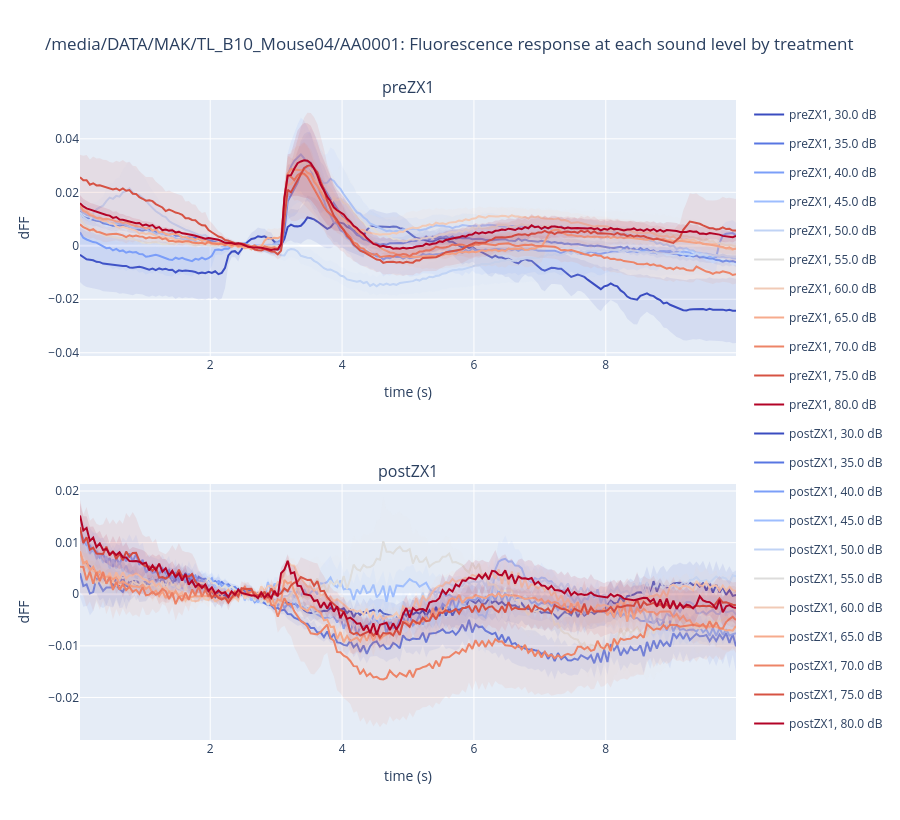

This figure's notebook cell:
### Code cell
# without ROI selection
e0.plotDF_levelByTreatment()

### Figure 1 — Plotly figure (JSON) as saved in the notebook; plotly's stock layout.template omitted (floating-point values rounded to 4 significant figures; data arrays with more than 128 entries replaced by an {"elided": "..."} marker saying what was removed)
{"data": [{"legendgroup": "preZX1, 30.0 dB", "line": {"color": "rgb(58, 76, 192)"}, "mode": "lines", "name": "preZX1, 30.0 dB", "showlegend": true, "type": "scatter", "x": {"elided": "200 float values"}, "xaxis": "x", "y": {"elided": "200 float values"}, "yaxis": "y"}, {"legendgroup": "preZX1, 30.0 dB", "line": {"width": 0}, "mode": "lines", "name": "preZX1, 30.0 dB", "showlegend": false, "type": "scatter", "x": {"elided": "200 float values"}, "xaxis": "x", "y": {"elided": "200 float values"}, "yaxis": "y"}, {"fill": "tonexty", "fillcolor": "rgba(58, 76, 192, 0.1)", "legendgroup": "preZX1, 30.0 dB", "line": {"width": 0}, "mode": "lines", "name": "preZX1, 30.0 dB", "showlegend": false, "type": "scatter", "x": {"elided": "200 float values"}, "xaxis": "x", "y": {"elided": "200 float values"}, "yaxis": "y"}, {"legendgroup": "preZX1, 35.0 dB", "line": {"color": "rgb(88, 118, 226)"}, "mode": "lines", "name": "preZX1, 35.0 dB", "showlegend": true, "type": "scatter", "x": {"elided": "200 float values"}, "xaxis": "x", "y": {"elided": "200 float values"}, "yaxis": "y"}, {"legendgroup": "preZX1, 35.0 dB", "line": {"width": 0}, "mode": "lines", "name": "preZX1, 35.0 dB", "showlegend": false, "type": "scatter", "x": {"elided": "200 float values"}, "xaxis": "x", "y": {"elided": "200 float values"}, "yaxis": "y"}, {"fill": "tonexty", "fillcolor": "rgba(88, 118, 226, 0.1)", "legendgroup": "preZX1, 35.0 dB", "line": {"width": 0}, "mode": "lines", "name": "preZX1, 35.0 dB", "showlegend": false, "type": "scatter", "x": {"elided": "200 float values"}, "xaxis": "x", "y": {"elided": "200 float values"}, "yaxis": "y"}, {"legendgroup": "preZX1, 40.0 dB", "line": {"color": "rgb(123, 158, 248)"}, "mode": "lines", "name": "preZX1, 40.0 dB", "showlegend": true, "type": "scatter", "x": {"elided": "200 float values"}, "xaxis": "x", "y": {"elided": "200 float values"}, "yaxis": "y"}, {"legendgroup": "preZX1, 40.0 dB", "line": {"width": 0}, "mode": "lines", "name": "preZX1, 40.0 dB", "showlegend": false, "type": "scatter", "x": {"elided": "200 float values"}, "xaxis": "x", "y": {"elided": "200 float values"}, "yaxis": "y"}, {"fill": "tonexty", "fillcolor": "rgba(123, 158, 248, 0.1)", "legendgroup": "preZX1, 40.0 dB", "line": {"width": 0}, "mode": "lines", "name": "preZX1, 40.0 dB", "showlegend": false, "type": "scatter", "x": {"elided": "200 float values"}, "xaxis": "x", "y": {"elided": "200 float values"}, "yaxis": "y"}, {"legendgroup": "preZX1, 45.0 dB", "line": {"color": "rgb(157, 189, 254)"}, "mode": "lines", "name": "preZX1, 45.0 dB", "showlegend": true, "type": "scatter", "x": {"elided": "200 float values"}, "xaxis": "x", "y": {"elided": "200 float values"}, "yaxis": "y"}, {"legendgroup": "preZX1, 45.0 dB", "line": {"width": 0}, "mode": "lines", "name": "preZX1, 45.0 dB", "showlegend": false, "type": "scatter", "x": {"elided": "200 float values"}, "xaxis": "x", "y": {"elided": "200 float values"}, "yaxis": "y"}, {"fill": "tonexty", "fillcolor": "rgba(157, 189, 254, 0.1)", "legendgroup": "preZX1, 45.0 dB", "line": {"width": 0}, "mode": "lines", "name": "preZX1, 45.0 dB", "showlegend": false, "type": "scatter", "x": {"elided": "200 float values"}, "xaxis": "x", "y": {"elided": "200 float values"}, "yaxis": "y"}, {"legendgroup": "preZX1, 50.0 dB", "line": {"color": "rgb(192, 211, 245)"}, "mode": "lines", "name": "preZX1, 50.0 dB", "showlegend": true, "type": "scatter", "x": {"elided": "200 float values"}, "xaxis": "x", "y": {"elided": "200 float values"}, "yaxis": "y"}, {"legendgroup": "preZX1, 50.0 dB", "line": {"width": 0}, "mode": "lines", "name": "preZX1, 50.0 dB", "showlegend": false, "type": "scatter", "x": {"elided": "200 float values"}, "xaxis": "x", "y": {"elided": "200 float values"}, "yaxis": "y"}, {"fill": "tonexty", "fillcolor": "rgba(192, 211, 245, 0.1)", "legendgroup": "preZX1, 50.0 dB", "line": {"width": 0}, "mode": "lines", "name": "preZX1, 50.0 dB", "showlegend": false, "type": "scatter", "x": {"elided": "200 float values"}, "xaxis": "x", "y": {"elided": "200 float values"}, "yaxis": "y"}, {"legendgroup": "preZX1, 55.0 dB", "line": {"color": "rgb(221, 220, 219)"}, "mode": "lines", "name": "preZX1, 55.0 dB", "showlegend": true, "type": "scatter", "x": {"elided": "200 float values"}, "xaxis": "x", "y": {"elided": "200 float values"}, "yaxis": "y"}, {"legendgroup": "preZX1, 55.0 dB", "line": {"width": 0}, "mode": "lines", "name": "preZX1, 55.0 dB", "showlegend": false, "type": "scatter", "x": {"elided": "200 float values"}, "xaxis": "x", "y": {"elided": "200 float values"}, "yaxis": "y"}, {"fill": "tonexty", "fillcolor": "rgba(221, 220, 219, 0.1)", "legendgroup": "preZX1, 55.0 dB", "line": {"width": 0}, "mode": "lines", "name": "preZX1, 55.0 dB", "showlegend": false, "type": "scatter", "x": {"elided": "200 float values"}, "xaxis": "x", "y": {"elided": "200 float values"}, "yaxis": "y"}, {"legendgroup": "preZX1, 60.0 dB", "line": {"color": "rgb(241, 202, 182)"}, "mode": "lines", "name": "preZX1, 60.0 dB", "showlegend": true, "type": "scatter", "x": {"elided": "200 float values"}, "xaxis": "x", "y": {"elided": "200 float values"}, "yaxis": "y"}, {"legendgroup": "preZX1, 60.0 dB", "line": {"width": 0}, "mode": "lines", "name": "preZX1, 60.0 dB", "showlegend": false, "type": "scatter", "x": {"elided": "200 float values"}, "xaxis": "x", "y": {"elided": "200 float values"}, "yaxis": "y"}, {"fill": "tonexty", "fillcolor": "rgba(241, 202, 182, 0.1)", "legendgroup": "preZX1, 60.0 dB", "line": {"width": 0}, "mode": "lines", "name": "preZX1, 60.0 dB", "showlegend": false, "type": "scatter", "x": {"elided": "200 float values"}, "xaxis": "x", "y": {"elided": "200 float values"}, "yaxis": "y"}, {"legendgroup": "preZX1, 65.0 dB", "line": {"color": "rgb(246, 171, 141)"}, "mode": "lines", "name": "preZX1, 65.0 dB", "showlegend": true, "type": "scatter", "x": {"elided": "200 float values"}, "xaxis": "x", "y": {"elided": "200 float values"}, "yaxis": "y"}, {"legendgroup": "preZX1, 65.0 dB", "line": {"width": 0}, "mode": "lines", "name": "preZX1, 65.0 dB", "showlegend": false, "type": "scatter", "x": {"elided": "200 float values"}, "xaxis": "x", "y": {"elided": "200 float values"}, "yaxis": "y"}, {"fill": "tonexty", "fillcolor": "rgba(246, 171, 141, 0.1)", "legendgroup": "preZX1, 65.0 dB", "line": {"width": 0}, "mode": "lines", "name": "preZX1, 65.0 dB", "showlegend": false, "type": "scatter", "x": {"elided": "200 float values"}, "xaxis": "x", "y": {"elided": "200 float values"}, "yaxis": "y"}, {"legendgroup": "preZX1, 70.0 dB", "line": {"color": "rgb(237, 132, 103)"}, "mode": "lines", "name": "preZX1, 70.0 dB", "showlegend": true, "type": "scatter", "x": {"elided": "200 float values"}, "xaxis": "x", "y": {"elided": "200 float values"}, "yaxis": "y"}, {"legendgroup": "preZX1, 70.0 dB", "line": {"width": 0}, "mode": "lines", "name": "preZX1, 70.0 dB", "showlegend": false, "type": "scatter", "x": {"elided": "200 float values"}, "xaxis": "x", "y": {"elided": "200 float values"}, "yaxis": "y"}, {"fill": "tonexty", "fillcolor": "rgba(237, 132, 103, 0.1)", "legendgroup": "preZX1, 70.0 dB", "line": {"width": 0}, "mode": "lines", "name": "preZX1, 70.0 dB", "showlegend": false, "type": "scatter", "x": {"elided": "200 float values"}, "xaxis": "x", "y": {"elided": "200 float values"}, "yaxis": "y"}, {"legendgroup": "preZX1, 75.0 dB", "line": {"color": "rgb(214, 82, 67)"}, "mode": "lines", "name": "preZX1, 75.0 dB", "showlegend": true, "type": "scatter", "x": {"elided": "200 float values"}, "xaxis": "x", "y": {"elided": "200 float values"}, "yaxis": "y"}, {"legendgroup": "preZX1, 75.0 dB", "line": {"width": 0}, "mode": "lines", "name": "preZX1, 75.0 dB", "showlegend": false, "type": "scatter", "x": {"elided": "200 float values"}, "xaxis": "x", "y": {"elided": "200 float values"}, "yaxis": "y"}, {"fill": "tonexty", "fillcolor": "rgba(214, 82, 67, 0.1)", "legendgroup": "preZX1, 75.0 dB", "line": {"width": 0}, "mode": "lines", "name": "preZX1, 75.0 dB", "showlegend": false, "type": "scatter", "x": {"elided": "200 float values"}, "xaxis": "x", "y": {"elided": "200 float values"}, "yaxis": "y"}, {"legendgroup": "preZX1, 80.0 dB", "line": {"color": "rgb(179, 3, 38)"}, "mode": "lines", "name": "preZX1, 80.0 dB", "showlegend": true, "type": "scatter", "x": {"elided": "200 float values"}, "xaxis": "x", "y": {"elided": "200 float values"}, "yaxis": "y"}, {"legendgroup": "preZX1, 80.0 dB", "line": {"width": 0}, "mode": "lines", "name": "preZX1, 80.0 dB", "showlegend": false, "type": "scatter", "x": {"elided": "200 float values"}, "xaxis": "x", "y": {"elided": "200 float values"}, "yaxis": "y"}, {"fill": "tonexty", "fillcolor": "rgba(179, 3, 38, 0.1)", "legendgroup": "preZX1, 80.0 dB", "line": {"width": 0}, "mode": "lines", "name": "preZX1, 80.0 dB", "showlegend": false, "type": "scatter", "x": {"elided": "200 float values"}, "xaxis": "x", "y": {"elided": "200 float values"}, "yaxis": "y"}, {"legendgroup": "postZX1, 30.0 dB", "line": {"color": "rgb(58, 76, 192)"}, "mode": "lines", "name": "postZX1, 30.0 dB", "showlegend": true, "type": "scatter", "x": {"elided": "200 float values"}, "xaxis": "x2", "y": {"elided": "200 float values"}, "yaxis": "y2"}, {"legendgroup": "postZX1, 30.0 dB", "line": {"width": 0}, "mode": "lines", "name": "postZX1, 30.0 dB", "showlegend": false, "type": "scatter", "x": {"elided": "200 float values"}, "xaxis": "x2", "y": {"elided": "200 float values"}, "yaxis": "y2"}, {"fill": "tonexty", "fillcolor": "rgba(58, 76, 192, 0.1)", "legendgroup": "postZX1, 30.0 dB", "line": {"width": 0}, "mode": "lines", "name": "postZX1, 30.0 dB", "showlegend": false, "type": "scatter", "x": {"elided": "200 float values"}, "xaxis": "x2", "y": {"elided": "200 float values"}, "yaxis": "y2"}, {"legendgroup": "postZX1, 35.0 dB", "line": {"color": "rgb(88, 118, 226)"}, "mode": "lines", "name": "postZX1, 35.0 dB", "showlegend": true, "type": "scatter", "x": {"elided": "200 float values"}, "xaxis": "x2", "y": {"elided": "200 float values"}, "yaxis": "y2"}, {"legendgroup": "postZX1, 35.0 dB", "line": {"width": 0}, "mode": "lines", "name": "postZX1, 35.0 dB", "showlegend": false, "type": "scatter", "x": {"elided": "200 float values"}, "xaxis": "x2", "y": {"elided": "200 float values"}, "yaxis": "y2"}, {"fill": "tonexty", "fillcolor": "rgba(88, 118, 226, 0.1)", "legendgroup": "postZX1, 35.0 dB", "line": {"width": 0}, "mode": "lines", "name": "postZX1, 35.0 dB", "showlegend": false, "type": "scatter", "x": {"elided": "200 float values"}, "xaxis": "x2", "y": {"elided": "200 float values"}, "yaxis": "y2"}, {"legendgroup": "postZX1, 40.0 dB", "line": {"color": "rgb(123, 158, 248)"}, "mode": "lines", "name": "postZX1, 40.0 dB", "showlegend": true, "type": "scatter", "x": {"elided": "200 float values"}, "xaxis": "x2", "y": {"elided": "200 float values"}, "yaxis": "y2"}, {"legendgroup": "postZX1, 40.0 dB", "line": {"width": 0}, "mode": "lines", "name": "postZX1, 40.0 dB", "showlegend": false, "type": "scatter", "x": {"elided": "200 float values"}, "xaxis": "x2", "y": {"elided": "200 float values"}, "yaxis": "y2"}, {"fill": "tonexty", "fillcolor": "rgba(123, 158, 248, 0.1)", "legendgroup": "postZX1, 40.0 dB", "line": {"width": 0}, "mode": "lines", "name": "postZX1, 40.0 dB", "showlegend": false, "type": "scatter", "x": {"elided": "200 float values"}, "xaxis": "x2", "y": {"elided": "200 float values"}, "yaxis": "y2"}, {"legendgroup": "postZX1, 45.0 dB", "line": {"color": "rgb(157, 189, 254)"}, "mode": "lines", "name": "postZX1, 45.0 dB", "showlegend": true, "type": "scatter", "x": {"elided": "200 float values"}, "xaxis": "x2", "y": {"elided": "200 float values"}, "yaxis": "y2"}, {"legendgroup": "postZX1, 45.0 dB", "line": {"width": 0}, "mode": "lines", "name": "postZX1, 45.0 dB", "showlegend": false, "type": "scatter", "x": {"elided": "200 float values"}, "xaxis": "x2", "y": {"elided": "200 float values"}, "yaxis": "y2"}, {"fill": "tonexty", "fillcolor": "rgba(157, 189, 254, 0.1)", "legendgroup": "postZX1, 45.0 dB", "line": {"width": 0}, "mode": "lines", "name": "postZX1, 45.0 dB", "showlegend": false, "type": "scatter", "x": {"elided": "200 float values"}, "xaxis": "x2", "y": {"elided": "200 float values"}, "yaxis": "y2"}, {"legendgroup": "postZX1, 50.0 dB", "line": {"color": "rgb(192, 211, 245)"}, "mode": "lines", "name": "postZX1, 50.0 dB", "showlegend": true, "type": "scatter", "x": {"elided": "200 float values"}, "xaxis": "x2", "y": {"elided": "200 float values"}, "yaxis": "y2"}, {"legendgroup": "postZX1, 50.0 dB", "line": {"width": 0}, "mode": "lines", "name": "postZX1, 50.0 dB", "showlegend": false, "type": "scatter", "x": {"elided": "200 float values"}, "xaxis": "x2", "y": {"elided": "200 float values"}, "yaxis": "y2"}, {"fill": "tonexty", "fillcolor": "rgba(192, 211, 245, 0.1)", "legendgroup": "postZX1, 50.0 dB", "line": {"width": 0}, "mode": "lines", "name": "postZX1, 50.0 dB", "showlegend": false, "type": "scatter", "x": {"elided": "200 float values"}, "xaxis": "x2", "y": {"elided": "200 float values"}, "yaxis": "y2"}, {"legendgroup": "postZX1, 55.0 dB", "line": {"color": "rgb(221, 220, 219)"}, "mode": "lines", "name": "postZX1, 55.0 dB", "showlegend": true, "type": "scatter", "x": {"elided": "200 float values"}, "xaxis": "x2", "y": {"elided": "200 float values"}, "yaxis": "y2"}, {"legendgroup": "postZX1, 55.0 dB", "line": {"width": 0}, "mode": "lines", "name": "postZX1, 55.0 dB", "showlegend": false, "type": "scatter", "x": {"elided": "200 float values"}, "xaxis": "x2", "y": {"elided": "200 float values"}, "yaxis": "y2"}, {"fill": "tonexty", "fillcolor": "rgba(221, 220, 219, 0.1)", "legendgroup": "postZX1, 55.0 dB", "line": {"width": 0}, "mode": "lines", "name": "postZX1, 55.0 dB", "showlegend": false, "type": "scatter", "x": {"elided": "200 float values"}, "xaxis": "x2", "y": {"elided": "200 float values"}, "yaxis": "y2"}, {"legendgroup": "postZX1, 60.0 dB", "line": {"color": "rgb(241, 202, 182)"}, "mode": "lines", "name": "postZX1, 60.0 dB", "showlegend": true, "type": "scatter", "x": {"elided": "200 float values"}, "xaxis": "x2", "y": {"elided": "200 float values"}, "yaxis": "y2"}, {"legendgroup": "postZX1, 60.0 dB", "line": {"width": 0}, "mode": "lines", "name": "postZX1, 60.0 dB", "showlegend": false, "type": "scatter", "x": {"elided": "200 float values"}, "xaxis": "x2", "y": {"elided": "200 float values"}, "yaxis": "y2"}, {"fill": "tonexty", "fillcolor": "rgba(241, 202, 182, 0.1)", "legendgroup": "postZX1, 60.0 dB", "line": {"width": 0}, "mode": "lines", "name": "postZX1, 60.0 dB", "showlegend": false, "type": "scatter", "x": {"elided": "200 float values"}, "xaxis": "x2", "y": {"elided": "200 float values"}, "yaxis": "y2"}, {"legendgroup": "postZX1, 65.0 dB", "line": {"color": "rgb(246, 171, 141)"}, "mode": "lines", "name": "postZX1, 65.0 dB", "showlegend": true, "type": "scatter", "x": {"elided": "200 float values"}, "xaxis": "x2", "y": {"elided": "200 float values"}, "yaxis": "y2"}, {"legendgroup": "postZX1, 65.0 dB", "line": {"width": 0}, "mode": "lines", "name": "postZX1, 65.0 dB", "showlegend": false, "type": "scatter", "x": {"elided": "200 float values"}, "xaxis": "x2", "y": {"elided": "200 float values"}, "yaxis": "y2"}, {"fill": "tonexty", "fillcolor": "rgba(246, 171, 141, 0.1)", "legendgroup": "postZX1, 65.0 dB", "line": {"width": 0}, "mode": "lines", "name": "postZX1, 65.0 dB", "showlegend": false, "type": "scatter", "x": {"elided": "200 float values"}, "xaxis": "x2", "y": {"elided": "200 float values"}, "yaxis": "y2"}, {"legendgroup": "postZX1, 70.0 dB", "line": {"color": "rgb(237, 132, 103)"}, "mode": "lines", "name": "postZX1, 70.0 dB", "showlegend": true, "type": "scatter", "x": {"elided": "200 float values"}, "xaxis": "x2", "y": {"elided": "200 float values"}, "yaxis": "y2"}, {"legendgroup": "postZX1, 70.0 dB", "line": {"width": 0}, "mode": "lines", "name": "postZX1, 70.0 dB", "showlegend": false, "type": "scatter", "x": {"elided": "200 float values"}, "xaxis": "x2", "y": {"elided": "200 float values"}, "yaxis": "y2"}, {"fill": "tonexty", "fillcolor": "rgba(237, 132, 103, 0.1)", "legendgroup": "postZX1, 70.0 dB", "line": {"width": 0}, "mode": "lines", "name": "postZX1, 70.0 dB", "showlegend": false, "type": "scatter", "x": {"elided": "200 float values"}, "xaxis": "x2", "y": {"elided": "200 float values"}, "yaxis": "y2"}, {"legendgroup": "postZX1, 75.0 dB", "line": {"color": "rgb(214, 82, 67)"}, "mode": "lines", "name": "postZX1, 75.0 dB", "showlegend": true, "type": "scatter", "x": {"elided": "200 float values"}, "xaxis": "x2", "y": {"elided": "200 float values"}, "yaxis": "y2"}, {"legendgroup": "postZX1, 75.0 dB", "line": {"width": 0}, "mode": "lines", "name": "postZX1, 75.0 dB", "showlegend": false, "type": "scatter", "x": {"elided": "200 float values"}, "xaxis": "x2", "y": {"elided": "200 float values"}, "yaxis": "y2"}, {"fill": "tonexty", "fillcolor": "rgba(214, 82, 67, 0.1)", "legendgroup": "postZX1, 75.0 dB", "line": {"width": 0}, "mode": "lines", "name": "postZX1, 75.0 dB", "showlegend": false, "type": "scatter", "x": {"elided": "200 float values"}, "xaxis": "x2", "y": {"elided": "200 float values"}, "yaxis": "y2"}, {"legendgroup": "postZX1, 80.0 dB", "line": {"color": "rgb(179, 3, 38)"}, "mode": "lines", "name": "postZX1, 80.0 dB", "showlegend": true, "type": "scatter", "x": {"elided": "200 float values"}, "xaxis": "x2", "y": {"elided": "200 float values"}, "yaxis": "y2"}, {"legendgroup": "postZX1, 80.0 dB", "line": {"width": 0}, "mode": "lines", "name": "postZX1, 80.0 dB", "showlegend": false, "type": "scatter", "x": {"elided": "200 float values"}, "xaxis": "x2", "y": {"elided": "200 float values"}, "yaxis": "y2"}, {"fill": "tonexty", "fillcolor": "rgba(179, 3, 38, 0.1)", "legendgroup": "postZX1, 80.0 dB", "line": {"width": 0}, "mode": "lines", "name": "postZX1, 80.0 dB", "showlegend": false, "type": "scatter", "x": {"elided": "200 float values"}, "xaxis": "x2", "y": {"elided": "200 float values"}, "yaxis": "y2"}], "layout": {"annotations": [{"font": {"size": 16}, "showarrow": false, "text": "preZX1", "x": 0.5, "xanchor": "center", "xref": "paper", "y": 1, "yanchor": "bottom", "yref": "paper"}, {"font": {"size": 16}, "showarrow": false, "text": "postZX1", "x": 0.5, "xanchor": "center", "xref": "paper", "y": 0.4, "yanchor": "bottom", "yref": "paper"}], "height": 820, "title": {"text": "/media/DATA/MAK/TL_B10_Mouse04/AA0001: Fluorescence response at each sound level by treatment"}, "xaxis": {"anchor": "y", "domain": [0, 1], "title": {"text": "time (s)"}}, "xaxis2": {"anchor": "y2", "domain": [0, 1], "title": {"text": "time (s)"}}, "yaxis": {"anchor": "x", "domain": [0.6, 1], "title": {"text": "dFF"}}, "yaxis2": {"anchor": "x2", "domain": [0, 0.4], "title": {"text": "dFF"}}}}
